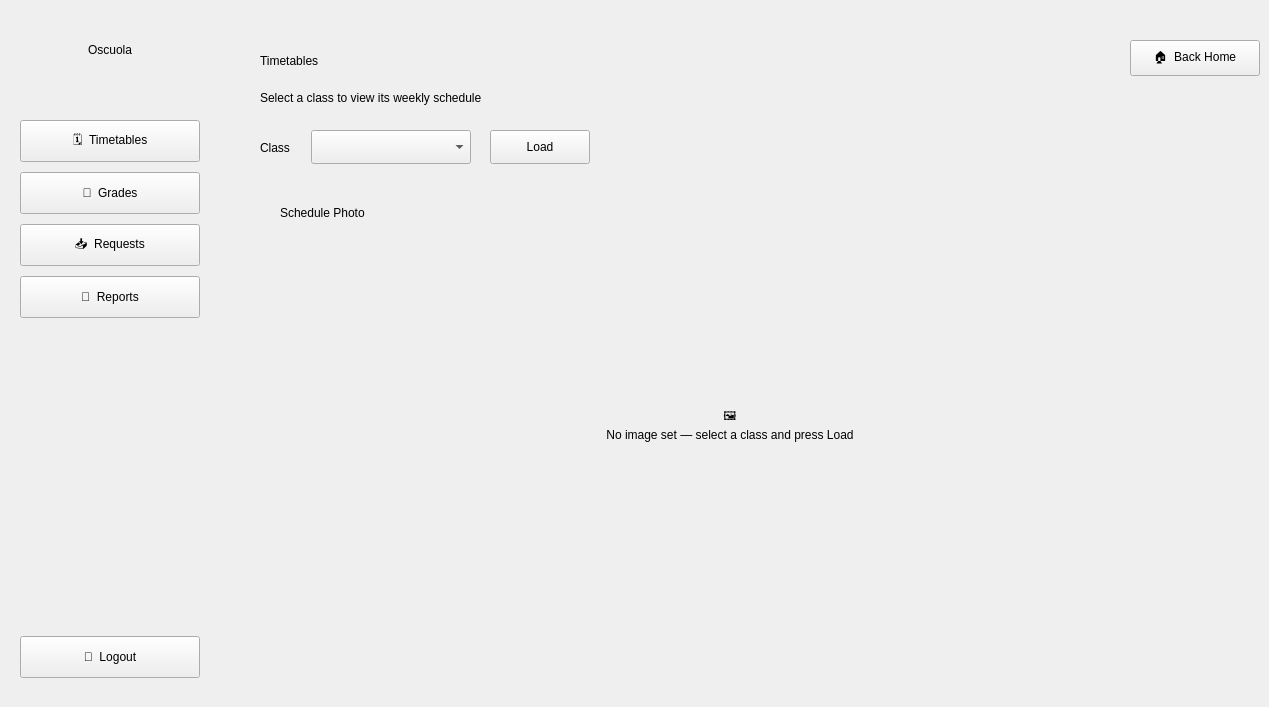
    <widget class="QWidget" name="timetable_teacher">
     <widget class="QFrame" name="sidebar_teacher_2">
      <property name="geometry">
       <rect>
        <x>0</x>
        <y>0</y>
        <width>220</width>
        <height>698</height>
       </rect>
      </property>
      <widget class="QLabel" name="sidebar_title_teacher_2">
       <property name="geometry">
        <rect>
         <x>0</x>
         <y>30</y>
         <width>220</width>
         <height>40</height>
        </rect>
       </property>
       <property name="text">
        <string>Oscuola</string>
       </property>
       <property name="alignment">
        <set>Qt::AlignmentFlag::AlignCenter</set>
       </property>
      </widget>
      <widget class="QPushButton" name="timetable_but_teacher_2">
       <property name="geometry">
        <rect>
         <x>20</x>
         <y>120</y>
         <width>180</width>
         <height>42</height>
        </rect>
       </property>
       <property name="cursor">
        <cursorShape>PointingHandCursor</cursorShape>
       </property>
       <property name="text">
        <string>🗓️  Timetables</string>
       </property>
      </widget>
      <widget class="QPushButton" name="grades_button_teacher_2">
       <property name="geometry">
        <rect>
         <x>20</x>
         <y>172</y>
         <width>180</width>
         <height>42</height>
        </rect>
       </property>
       <property name="cursor">
        <cursorShape>PointingHandCursor</cursorShape>
       </property>
       <property name="text">
        <string>📘  Grades</string>
       </property>
      </widget>
      <widget class="QPushButton" name="requests_button_teacher_2">
       <property name="geometry">
        <rect>
         <x>20</x>
         <y>224</y>
         <width>180</width>
         <height>42</height>
        </rect>
       </property>
       <property name="cursor">
        <cursorShape>PointingHandCursor</cursorShape>
       </property>
       <property name="text">
        <string>📥  Requests</string>
       </property>
      </widget>
      <widget class="QPushButton" name="reports_button_teacher_2">
       <property name="geometry">
        <rect>
         <x>20</x>
         <y>276</y>
         <width>180</width>
         <height>42</height>
        </rect>
       </property>
       <property name="cursor">
        <cursorShape>PointingHandCursor</cursorShape>
       </property>
       <property name="text">
        <string>📄  Reports</string>
       </property>
      </widget>
      <widget class="QPushButton" name="logout_but_teacher_2">
       <property name="geometry">
        <rect>
         <x>20</x>
         <y>636</y>
         <width>180</width>
         <height>42</height>
        </rect>
       </property>
       <property name="cursor">
        <cursorShape>PointingHandCursor</cursorShape>
       </property>
       <property name="text">
        <string>🚪  Logout</string>
       </property>
      </widget>
     </widget>
     <widget class="QLabel" name="teacher_timetable_title">
      <property name="geometry">
       <rect>
        <x>260</x>
        <y>36</y>
        <width>500</width>
        <height>50</height>
       </rect>
      </property>
      <property name="text">
       <string>Timetables</string>
      </property>
     </widget>
     <widget class="QLabel" name="teacher_timetable_subtitle">
      <property name="geometry">
       <rect>
        <x>260</x>
        <y>86</y>
        <width>600</width>
        <height>24</height>
       </rect>
      </property>
      <property name="text">
       <string>Select a class to view its weekly schedule</string>
      </property>
     </widget>
     <widget class="QPushButton" name="back_home_btn_teacher_2">
      <property name="geometry">
       <rect>
        <x>1130</x>
        <y>40</y>
        <width>130</width>
        <height>36</height>
       </rect>
      </property>
      <property name="cursor">
       <cursorShape>PointingHandCursor</cursorShape>
      </property>
      <property name="text">
       <string>🏠  Back Home</string>
      </property>
     </widget>
     <widget class="QLabel" name="class_select_label_timetable">
      <property name="geometry">
       <rect>
        <x>260</x>
        <y>136</y>
        <width>50</width>
        <height>24</height>
       </rect>
      </property>
      <property name="text">
       <string>Class</string>
      </property>
     </widget>
     <widget class="QComboBox" name="teacher_timetable_class_combo">
      <property name="geometry">
       <rect>
        <x>311</x>
        <y>130</y>
        <width>160</width>
        <height>34</height>
       </rect>
      </property>
      <property name="cursor">
       <cursorShape>PointingHandCursor</cursorShape>
      </property>
     </widget>
     <widget class="QPushButton" name="teacher_timetable_load_btn">
      <property name="geometry">
       <rect>
        <x>490</x>
        <y>130</y>
        <width>100</width>
        <height>34</height>
       </rect>
      </property>
      <property name="cursor">
       <cursorShape>PointingHandCursor</cursorShape>
      </property>
      <property name="text">
       <string>Load</string>
      </property>
     </widget>
     <widget class="QFrame" name="panel_timetable_picture_teacher">
      <property name="geometry">
       <rect>
        <x>260</x>
        <y>184</y>
        <width>940</width>
        <height>446</height>
       </rect>
      </property>
      <widget class="QLabel" name="panel_title_timetable_picture_teacher">
       <property name="geometry">
        <rect>
         <x>20</x>
         <y>16</y>
         <width>300</width>
         <height>26</height>
        </rect>
       </property>
       <property name="text">
        <string>Schedule Photo</string>
       </property>
      </widget>
      <widget class="QLabel" name="timetable_picture_label_teacher">
       <property name="geometry">
        <rect>
         <x>16</x>
         <y>50</y>
         <width>908</width>
         <height>380</height>
        </rect>
       </property>
       <property name="text">
        <string>🖼️
No image set — select a class and press Load</string>
       </property>
       <property name="scaledContents">
        <bool>false</bool>
       </property>
       <property name="alignment">
        <set>Qt::AlignmentFlag::AlignCenter</set>
       </property>
       <property name="wordWrap">
        <bool>true</bool>
       </property>
      </widget>
     </widget>
    </widget>
